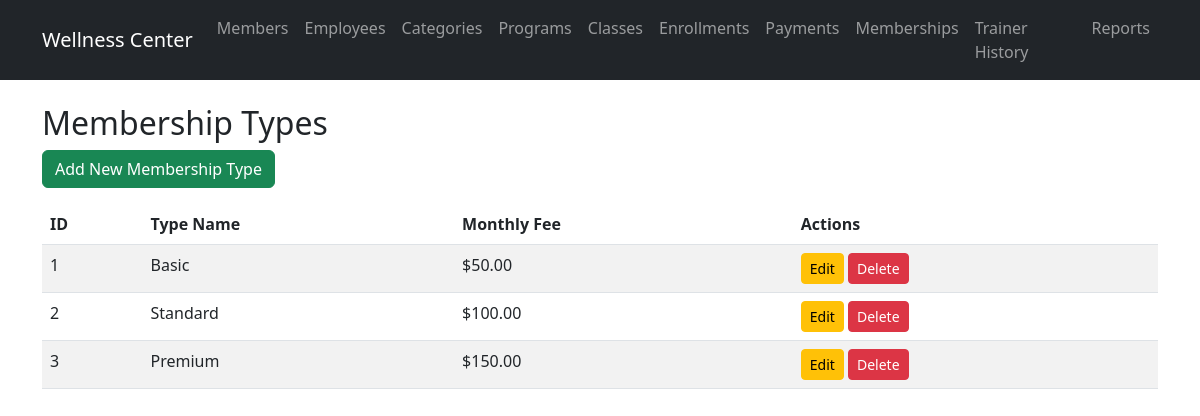
The page /routes/memberships/view.php on the database its author committed.
### tables this page shows
CREATE TABLE `membership_type` (
  `type_id` int(11) NOT NULL,
  `type_name` varchar(20) NOT NULL,
  `monthly_fee` decimal(10,2) DEFAULT NULL
);

### models/Membership.php (called while the page is built, shortened)
<?php
require_once __DIR__ . '/../config/database.php';
class Membership {
    public $pdo;
    public function __construct() {
        global $pdo;
        $this->pdo = $pdo;
    }
    public function getAll() {
        $stmt = $this->pdo->query("SELECT * FROM membership_type");
        return $stmt->fetchAll(PDO::FETCH_ASSOC);
    }
}
?>

### routes/memberships/view.php (the view, shortened to what this page needs)
<?php
require_once '../../models/Membership.php';
$membership = new Membership();
$memberships = $membership->getAll();
include '../../views/header.php';
?>
<h2>Membership Types</h2>
<a href="create.php" class="btn btn-success mb-3">Add New Membership Type</a>
<table class="table table-striped">
    <thead>
        <tr>
            <th>ID</th>
            <th>Type Name</th>
            <th>Monthly Fee</th>
            <th>Actions</th>
        </tr>
    </thead>
    <tbody>
        <?php foreach ($memberships as $ms): ?>
        <tr>
            <td><?php echo $ms['type_id']; ?></td>
            <td><?php echo $ms['type_name']; ?></td>
            <td>$<?php echo number_format($ms['monthly_fee'], 2); ?></td>
            <td>
                <a href="edit.php?id=<?php echo $ms['type_id']; ?>" class="btn btn-warning btn-sm">Edit</a>
                                <button type="button" class="btn btn-danger btn-sm" data-bs-toggle="modal" data-bs-target="#deleteModal" data-type-id="<?php echo $ms['type_id']; ?>" data-type-name="<?php echo htmlspecialchars($ms['type_name']); ?>">Delete</button>
            </td>
        </tr>
        <?php endforeach; ?>
    </tbody>
</table>
<?php include '../../views/footer.php'; ?>

### rows shown on the page
membership_type: type_id "1", type_name "Basic", monthly_fee "50.00"
membership_type: type_id "2", type_name "Standard", monthly_fee "100.00"
membership_type: type_id "3", type_name "Premium", monthly_fee "150.00"
